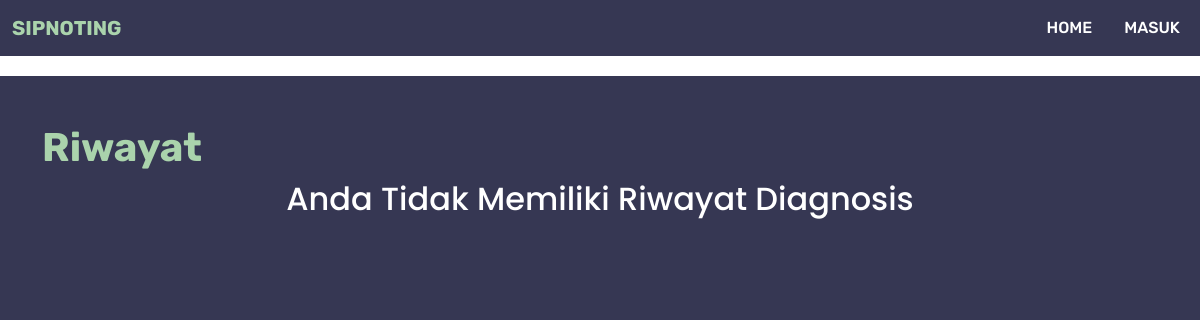
Page /index.php/riwayat on the earlier database version.
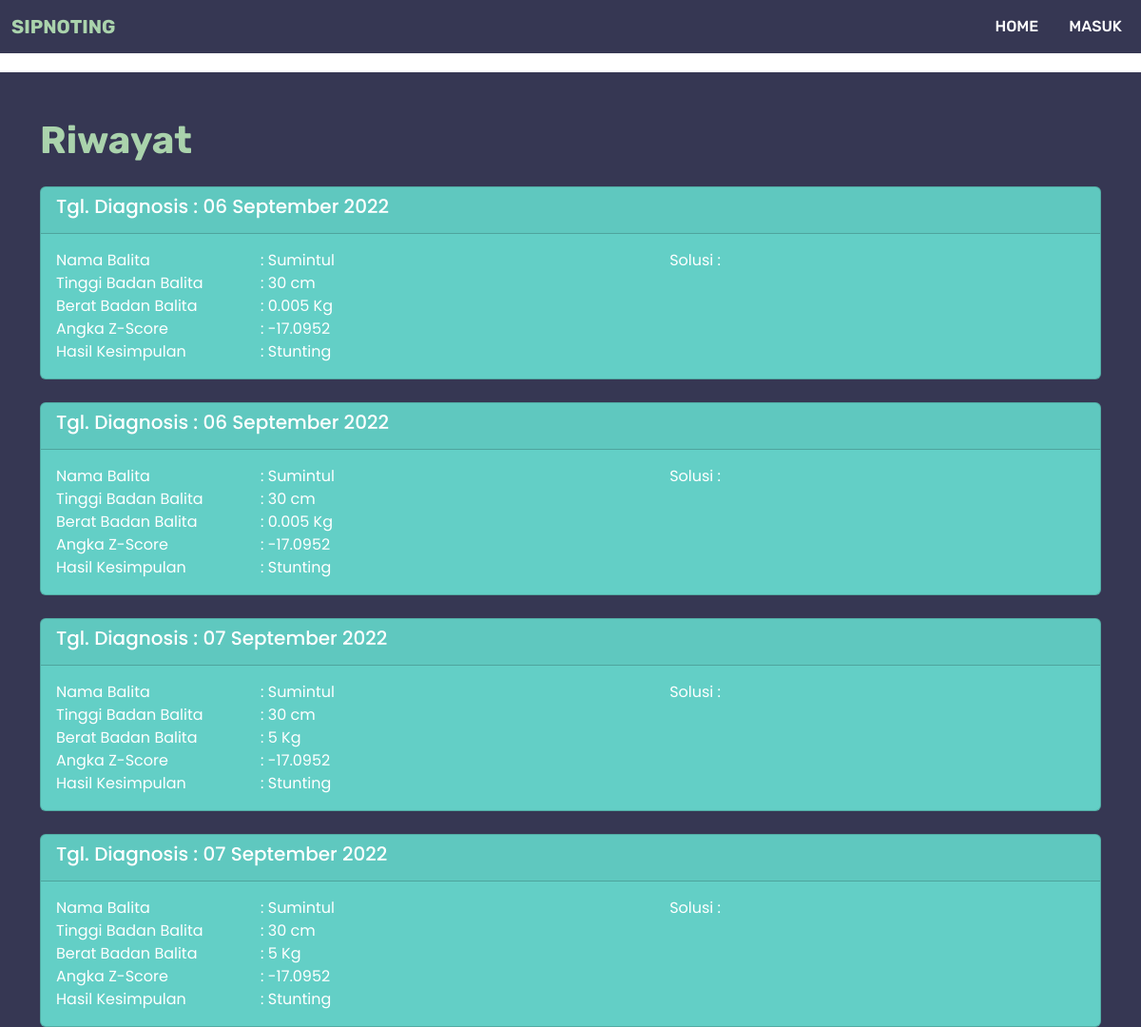
Same page on the later database version.
### tables this page shows
CREATE TABLE `diagnosis` (
  `id` int(11) NOT NULL,
  `usia_ibu` float(3,1) NOT NULL,
  `berat_balita` float(6,1) NOT NULL,
  `jarak_kehamilan` float(3,1) NOT NULL,
  `bayi_id` int(11) NOT NULL,
  `tinggi_balita` float NOT NULL,
  `z_score` float(8,4) NOT NULL,
  `kesimpulan` text NOT NULL,
  `keterangan` text DEFAULT NULL,
  `created_by` int(11) NOT NULL,
  `created_at` timestamp NOT NULL DEFAULT current_timestamp()
);

CREATE TABLE `profile_bayi` (
  `id` int(11) NOT NULL,
  `user_id` int(11) NOT NULL,
  `nama` varchar(100) DEFAULT NULL,
  `jenis_kelamin` varchar(1) DEFAULT NULL COMMENT '"L" Laki-laki, "P" Perempuan',
  `tempat_lahir` varchar(100) DEFAULT NULL,
  `tanggal_lahir` date DEFAULT NULL,
  `ayah` varchar(100) DEFAULT NULL,
  `ibu` varchar(100) DEFAULT NULL,
  `alamat` varchar(255) DEFAULT NULL,
  `created_at` timestamp NOT NULL DEFAULT current_timestamp(),
  `updated_at` timestamp NULL DEFAULT NULL
);

### application/core/MY_Controller.php (called while the page is built, shortened)
<?php
class MY_Controller extends CI_Controller
{
  public function load_template_user($view = null, $data_view)
  {
    $this->load->view("templates/user/header", $data_view);
    $this->load->view($view, $data_view);
    $this->load->view("templates/user/footer", $data_view);
  }
}

### application/controllers/Riwayat.php (called while the page is built, shortened)
<?php
class Riwayat extends MY_Controller
{
  public function index()
  {
    $res = $this->diagnosis->get_all_diagnosis($_SESSION['sipnoting_user']['id']);
    $data = [
      'title'     => 'Riwayat',
      'subtitle'  => 'SIPNOTING',
      'data'      => $res
    ];
    $this->load_template_user('riwayat/page/index', $data);
  }
}

### index.php (called while the page is built, shortened)
<?php
require_once BASEPATH . 'core/CodeIgniter.php';

### application/models/Diagnosis_model.php (called while the page is built, shortened)
<?php
class Diagnosis_model extends My_Model
{
    function get_all_diagnosis($user_id = null)
    {
        $sql = "
                select a.*, b.nama, b.jenis_kelamin, (timestampdiff(month, b.tanggal_lahir, current_date)) as usia
                from diagnosis a
                inner join profile_bayi b on a.bayi_id = b.id
                ";
        if (strlen($user_id) > 0) {
            $sql .= "where created_by = ?";
            $data = $this->db->query($sql, [$user_id]);
        } else {
            $data = $this->db->query($sql);
        }
        if ($data->num_rows() < 1) {
            return $this->return_failed('data tidak ada', []);
        }
        return $this->return_success('', $data->result_array());
    }
}

### application/core/My_Model.php (called while the page is built, shortened)
<?php
class My_Model extends CI_Model
{
  function return_success($message, $data)
  {
    $return = [
      'message' => $message, 'data' => $data, 'status' => true
    ];
    return $return;
  }
  function return_failed($message, $data)
  {
    $return = [
      'message' => $message, 'data' => $data, 'status' => false
    ];
    return $return;
  }
}

### application/helpers/general_helper.php (called while the page is built, shortened)
<?php
function dateFormat($date)
{
  $date  = explode(' ', $date)[0];
  $time   = gmdate($date, time() + 60 * 60 * 8);
  $explode  = explode("-", $time);
  $day      = $explode[2];
  $month    = month($explode[1]);
  $year     = $explode[0];
  return $day . ' ' . $month . ' ' . $year;
}
function month($month)
{
  switch ($month) {
    case 9:
      return "September";
      break;
  }
}

### application/views/riwayat/page/index.php (the view, shortened to what this page needs)
<div class="container mt-5">
  <h1 class="title-text"><?= $title; ?></h1>
  <?php if ($data['status'] == true) : ?>
    <?php foreach ($data['data'] as $res) : ?>
      <div class="card mt-4 text-white" style="background-color: #63CFC6;">
        <div class="card-header">
          <h5>Tgl. Diagnosis : <?= dateFormat($res['created_at']); ?></h4>
        </div>
        <div class="card-body">
          <div class="row">
            <div class="col-lg-7">
              <div class="row">
                <div class="col-lg-4">
                  Nama Balita
                </div>
                <div class="col-lg-8">
                  : <?= $res['nama']; ?>
                </div>
              </div>
              <div class="row">
                <div class="col-lg-4">
                  Tinggi Badan Balita
                </div>
                <div class="col-lg-8">
                  : <?= $res['tinggi_balita']; ?> cm
                </div>
              </div>
              <div class="row">
                <div class="col-lg-4">
                  Berat Badan Balita
                </div>
                <div class="col-lg-8">
                  : <?= $res['berat_balita'] / 1000; ?> Kg
                </div>
              </div>
              <div class="row">
                <div class="col-lg-4">
                  Angka Z-Score
                </div>
                <div class="col-lg-8">
                  : <?= $res['z_score']; ?>
                </div>
              </div>
              <div class="row">
                <div class="col-lg-4">
                  Hasil Kesimpulan
                </div>
                <div class="col-lg-8">
                  : <?= $res['kesimpulan'] == 'HK01' ? 'Stunting' : 'Tidak Stunting'; ?>
                </div>
              </div>
            </div>
            <div class="col-lg-5">
              <label for="">Solusi :</label>
            </div>
          </div>
        </div>
      </div>
    <?php endforeach; ?>
  <?php else : ?>
    <h2 class="text-white text-center">Anda Tidak Memiliki Riwayat Diagnosis</h2>
  <?php endif; ?>
</div>

### application/views/templates/user/header.php (shortened to what this page needs)
<!doctype html>
<html lang="en">
<head>
  <link href="https://cdn.jsdelivr.net/npm/bootstrap@5.2.0/dist/css/bootstrap.min.css" rel="stylesheet">
  <link href="<?= base_url(); ?>assets/css/bootstrap-datepicker.css" rel="stylesheet">
  <link rel="stylesheet" href="<?= base_url('assets/css/style-02.css'); ?>">
</head>
<body>
  <nav class="navbar navbar-expand-lg bg-dark">
    <div class="container-fluid">
      <a class="navbar-brand" href="<?= base_url(); ?>">SIPNOTING</a>
      <div class="collapse navbar-collapse" id="navbarNavAltMarkup">
        <div class="navbar-nav ms-auto">
          <a class="nav-link me-3 <?= $this->uri->segment(1) == 'home' || $this->uri->segment(1) == '' ? 'active' : null; ?>" href="<?= base_url(); ?>">HOME</a>
          <?php if (!isset($_SESSION['sipnoting_user'])) : ?>
            <a class="nav-link" href="<?= base_url('auth/login'); ?>">MASUK</a>
          <?php endif; ?>
        </div>
      </div>
    </div>
  </nav>

### application/views/templates/user/footer.php (shortened to what this page needs)
</body>
</html>

### assets/css/style-02.css (style rules this page uses)
:root { --primaryColor : #363753; --primaryText : #AAD3AC; }
body { background-color: var(--primaryColor); font-family: 'Poppins', sans-serif; width: 100%; }
.navbar { background-color: var(--primaryColor) !important; border-bottom: 20px solid white; font-family: 'Rubik', sans-serif; }
.navbar-brand { color: var(--primaryText); font-family: 'Rubik', sans-serif; font-weight: 700; }
.nav-link { color: white !important; font-weight: 500; }
.title-text { color: var(--primaryText); font-family: 'Rubik', sans-serif; font-weight: 700; }

Differences in the rows shown:
added diagnosis: created_at "06 September 2022", profile_bayi.nama "Sumintul", tinggi_balita "30", $res['berat_balita']/1000 "0.005", z_score "-17.0952", kesimpulan "Stunting"
added diagnosis: created_at "06 September 2022", profile_bayi.nama "Sumintul", tinggi_balita "30", $res['berat_balita']/1000 "0.005", z_score "-17.0952", kesimpulan "Stunting"
added diagnosis: created_at "07 September 2022", profile_bayi.nama "Sumintul", tinggi_balita "30", $res['berat_balita']/1000 "5", z_score "-17.0952", kesimpulan "Stunting"
added diagnosis: created_at "07 September 2022", profile_bayi.nama "Sumintul", tinggi_balita "30", $res['berat_balita']/1000 "5", z_score "-17.0952", kesimpulan "Stunting"
Other differences:
text no longer shown: "Anda Tidak Memiliki Riwayat Diagnosis"
